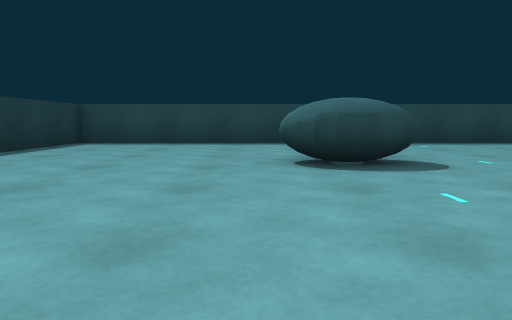
view 1 (above)

14 first-person views from a walk through a 3-D level made in the Unity game engine. The camera is 0.44 m above the floor, tilts 6° down and sees 70° across. The floor is counted in squares, 1 m on a side. Each view is taken from the middle of a square. On the plan, view 1 faces up. The plan holds only what a view shows up to about 9 squares ahead; the rest is blank. Some animated figures are left out.

view 2
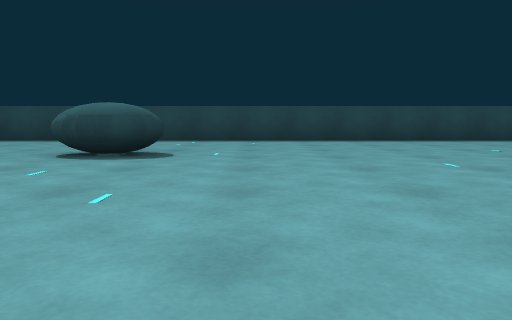

view 3
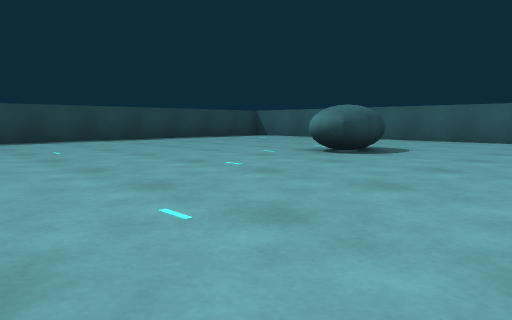

view 4
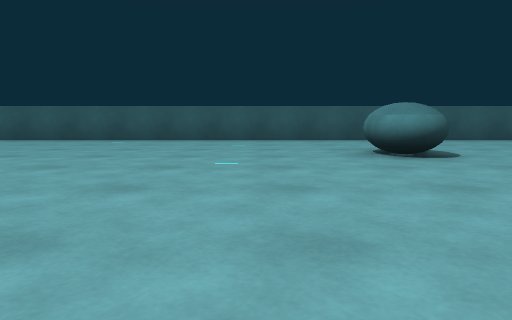

view 5
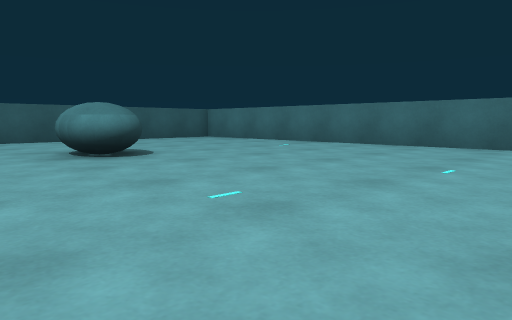

view 6
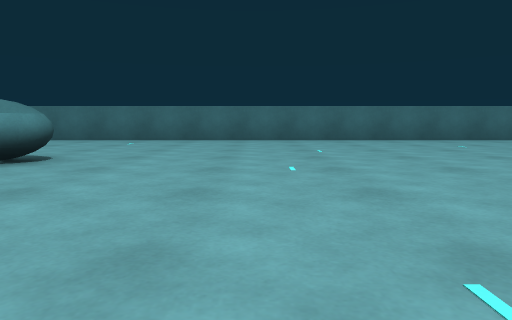

view 7
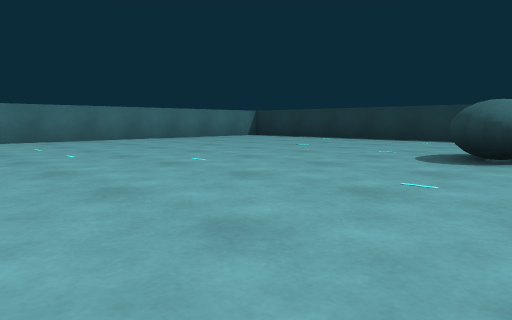

view 8
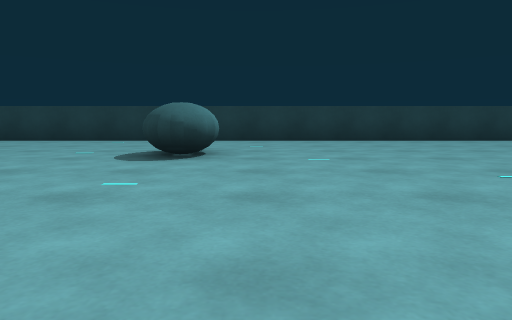

view 9
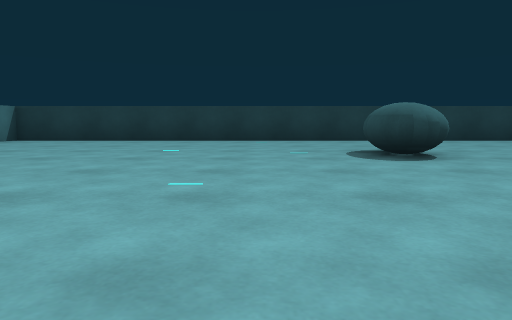

view 10
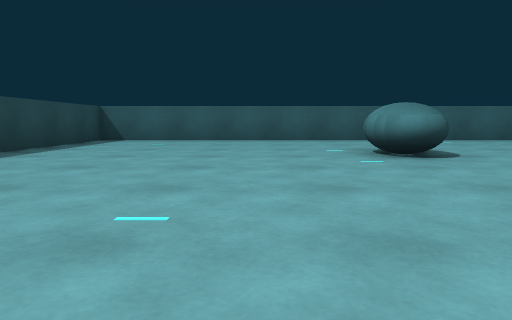

view 11
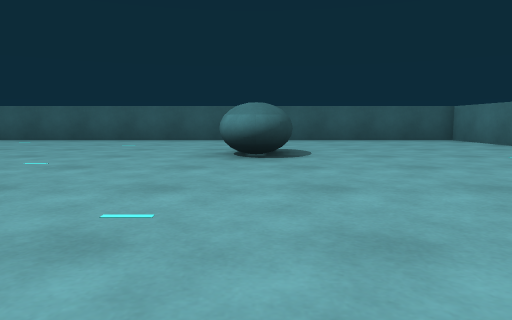

view 12
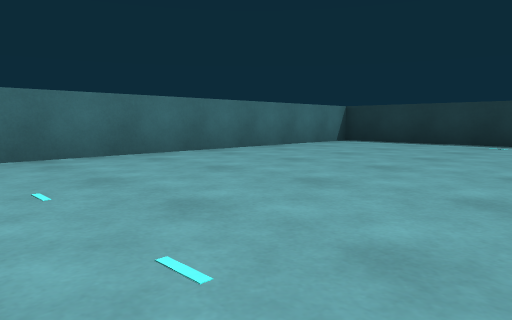

view 13
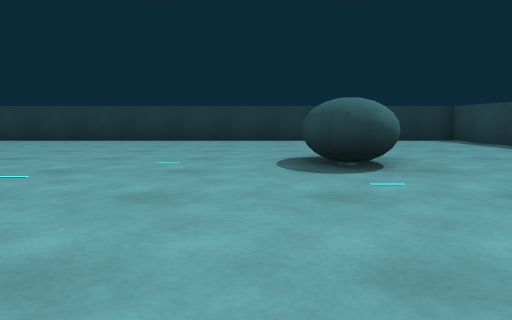

view 14
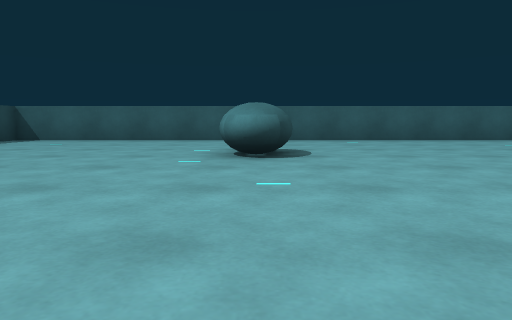

### Floor plan
Key: @ floor where view 1 was taken; # wall or solid block; . floor.
Columns run from 4 left of view 1 to 14 right of it. Each row starts with its distance up from view 1.
  8 ###################
  7 #.................#
  6 #.................#
  5 #.................#
  4 #....#............#
  3 #.................#
  2 #.............#...#
  1 #.................#
  0 #...@.............#
 -1 #.................#
 -2 #...#.............#
 -3 #.................#
 -4 #.................#
 -5 #.............#...#
 -6 #.................#
 -7 #.................#
 -8 #.................#
 -9 #.................#
-10 ###################

Where each view was taken, in squares from view 1:
view 1: 0 up, 0 right, facing up
view 2: 1 down, 3 right, facing up
view 3: 1 down, 5 right, facing up-right
view 4: 3 down, 5 right, facing right
view 5: 3 down, 5 right, facing down-right
view 6: 1 down, 7 right, facing down
view 7: 1 down, 5 right, facing down-left
view 8: 1 down, 5 right, facing left
view 9: 4 down, 5 right, facing left
view 10: 4 up, 5 right, facing right
view 11: 5 down, 5 right, facing right
view 12: 5 down, 4 right, facing down-left
view 13: 3 up, 5 right, facing left
view 14: 2 up, 5 right, facing right
